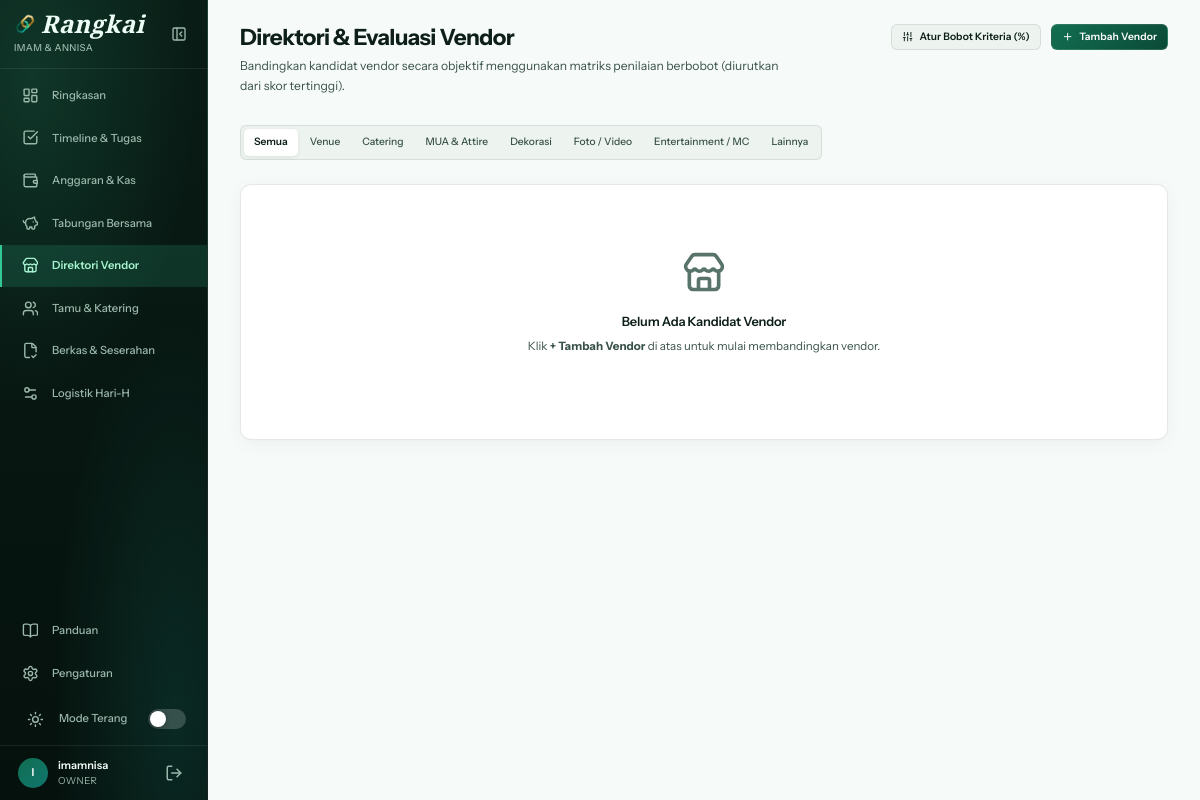
Page /vendors/ (signed in) on the committed database.
### core/models.py (models this page shows, shortened)
class Wedding(models.Model):
    groom_name = models.CharField('Nama Pengantin Pria', max_length=100)
    bride_name = models.CharField('Nama Pengantin Wanita', max_length=100)
    wedding_date = models.DateField('Tanggal Pernikahan', null=True, blank=True)
    total_budget = models.DecimalField(
        'Target Total Budget (Rp)',
        max_digits=15,
        decimal_places=0,
        default=0,
    )
    budget_style = models.CharField(
        'Wedding Style Preset',
        max_length=20,
        choices=[
            ('foodie', 'Foodie Focus'),
            ('aesthetic', 'Aesthetic Focus'),
            ('balanced', 'Standard Balanced'),
        ],
        default='balanced',
    )
    invite_code = models.CharField(
        'Kode Undangan Kolaborasi',
        max_length=8,
        unique=True,
        default=generate_invite_code,
    )
    members = models.ManyToManyField(
        settings.AUTH_USER_MODEL,
        through='WeddingMembership',
        related_name='weddings',
    )
    created_at = models.DateTimeField(auto_now_add=True)
    updated_at = models.DateTimeField(auto_now=True)
    class Meta:
        verbose_name = 'Wedding Workspace'
        verbose_name_plural = 'Wedding Workspaces'
        ordering = ['-created_at']
    @property
    def days_remaining(self):
        if not self.wedding_date:
            return None
        delta = self.wedding_date - timezone.now().date()
        return max(delta.days, 0)

class WeddingMembership(models.Model):
    ROLE_CHOICES = [
        ('owner', 'Owner'),
        ('co_owner', 'Co-Owner'),
        ('crew', 'Crew / Panitia'),
    ]
    user = models.ForeignKey(
        settings.AUTH_USER_MODEL,
        on_delete=models.CASCADE,
        related_name='wedding_memberships',
    )
    wedding = models.ForeignKey(
        Wedding,
        on_delete=models.CASCADE,
        related_name='memberships',
    )
    role = models.CharField(
        max_length=10,
        choices=ROLE_CHOICES,
        default='owner',
    )
    joined_at = models.DateTimeField(auto_now_add=True)
    class Meta:
        unique_together = ('user', 'wedding')
        verbose_name = 'Wedding Membership'

### vendors/views.py (the view)
# urls.py: path('', views.vendor_compare, name='compare'),
@login_required
@workspace_required
def vendor_compare(request):
    wedding = request.wedding
    vendors = VendorCandidate.objects.filter(wedding=wedding)
    category_filter = request.GET.get('category', '')
    if category_filter:
        vendors = vendors.filter(category=category_filter)
    vendor_groups = {}
    for v in vendors:
        cat = v.get_category_display()
        if cat not in vendor_groups:
            vendor_groups[cat] = []
        vendor_groups[cat].append(v)
    for cat in vendor_groups:
        vendor_groups[cat].sort(key=lambda x: x.weighted_total_score, reverse=True)
    first_vendor = VendorCandidate.objects.filter(wedding=wedding).first()
    weights = {
        'price': first_vendor.weight_price if first_vendor else 30,
        'quality': first_vendor.weight_quality if first_vendor else 30,
        'facility': first_vendor.weight_facility if first_vendor else 20,
        'reputation': first_vendor.weight_reputation if first_vendor else 20,
    }
    context = {
        'vendors': vendors,
        'vendor_groups': vendor_groups,
        'form': VendorCandidateForm(initial={
            'weight_price': weights['price'],
            'weight_quality': weights['quality'],
            'weight_facility': weights['facility'],
            'weight_reputation': weights['reputation'],
        }),
        'weights': weights,
        'category_filter': category_filter,
        'categories': VendorCandidate.CATEGORY_CHOICES,
    }
    return render(request, 'vendors/vendor_compare.html', context)

### templates/vendors/vendor_compare.html (shortened to what this page needs)
{% extends "base.html" %}
{% load humanize %}
{% block content %}
<div class="workspace-canvas" x-data="{ showForm: false, showWeights: false }">
  <div class="page-header fade-in" id="guide-vendors">
    <div>
      <h1>Direktori & Evaluasi Vendor</h1>
      <p class="page-subtitle">Bandingkan kandidat vendor secara objektif menggunakan matriks penilaian berbobot (diurutkan dari skor tertinggi).</p>
    </div>
    <div class="header-actions">
      <button class="btn btn-secondary btn-sm"
              @click="showWeights = !showWeights; if(showWeights) { showForm = false; $nextTick(() => { const el = document.getElementById('weights-panel'); el?.scrollIntoView({ behavior: 'smooth', block: 'center' }); el?.classList.add('highlight-pulse'); setTimeout(() => el?.classList.remove('highlight-pulse'), 2000); }); }">
        <i data-lucide="sliders"></i> Atur Bobot Kriteria (%)
      </button>
      <button class="btn btn-gold btn-sm"
              @click="showForm = !showForm; if(showForm) { showWeights = false; $nextTick(() => { const el = document.getElementById('vendor-form-panel'); el?.scrollIntoView({ behavior: 'smooth', block: 'center' }); el?.classList.add('highlight-pulse'); setTimeout(() => el?.classList.remove('highlight-pulse'), 2000); el?.querySelector('input[name=\'name\']')?.focus(); }); }">
        <i data-lucide="plus"></i>
        <span x-text="showForm ? 'Tutup Form' : 'Tambah Vendor'">Tambah Vendor</span>
      </button>
    </div>
  </div>
  <div id="vendor-list-section" style="display: flex; flex-direction: column; gap: 24px;">
    <div style="display: flex; justify-content: space-between; align-items: center; flex-wrap: wrap; gap: 12px;" id="guide-vendor-cards">
      <div class="filter-segmented" hx-boost="true" hx-target="#vendor-list-section" hx-select="#vendor-list-section" hx-swap="outerHTML show:none">
        <a href="{% url 'vendors:compare' %}" class="{% if not category_filter %}active{% endif %}">Semua</a>
        {% for key, label in categories %}
        <a href="?category={{ key }}" class="{% if category_filter == key %}active{% endif %}">{{ label }}</a>
        {% endfor %}
      </div>
    </div>
    <div style="display: flex; flex-direction: column; gap: 24px;">
      {% for cat_name, cat_vendors in vendor_groups.items %}
      <div class="surface-panel" x-data="{ open: true }">
        <div class="surface-panel-header" @click="open = !open" style="cursor: pointer; background: var(--wp-bg-surface-subtle);">
          <div style="display: flex; align-items: center; gap: 10px;">
            <h3 style="margin: 0; font-size: 1.15rem;">{{ cat_name }}</h3>
            <span class="status-pill">{{ cat_vendors|length }} vendor</span>
          </div>
          <i data-lucide="chevron-down" style="width: 16px; height: 16px; color: var(--wp-text-muted); transition: transform 0.25s cubic-bezier(0.16, 1, 0.3, 1); flex-shrink: 0;" :style="open && 'transform: rotate(180deg)'"></i>
        </div>
        <div class="surface-panel-body" x-show="open" x-transition x-cloak style="padding: 20px;">
          <style>
            .vendor-cards-grid {
              display: grid;
              grid-template-columns: repeat(4, minmax(0, 1fr));
              gap: 16px;
              align-items: stretch;
            }
            @media (max-width: 1200px) {
              .vendor-cards-grid { grid-template-columns: repeat(3, minmax(0, 1fr)); }
            }
            @media (max-width: 900px) {
              .vendor-cards-grid { grid-template-columns: repeat(2, minmax(0, 1fr)); }
            }
            @media (max-width: 580px) {
              .vendor-cards-grid { grid-template-columns: 1fr; }
            }
          </style>
          <div class="vendor-cards-grid">
            {% for vendor in cat_vendors %}
            {% include "vendors/partials/vendor_card.html" %}
            {% endfor %}
          </div>
        </div>
      </div>
      {% empty %}
      <div class="surface-panel">
        <div class="surface-panel-body">
          <div class="empty-state" style="padding: 48px; text-align: center;">
            <div class="empty-icon" style="margin-bottom: 12px;"><i data-lucide="store" style="width: 44px; height: 44px; color: var(--wp-text-muted);"></i></div>
            <h4 style="margin-bottom: 6px;">Belum Ada Kandidat Vendor</h4>
            <p class="text-secondary" style="font-size: 0.9rem;">Klik <strong>+ Tambah Vendor</strong> di atas untuk mulai membandingkan vendor.</p>
          </div>
        </div>
      </div>
      {% endfor %}
    </div>
  </div>
</div>
{% endblock %}

### templates/base.html (shortened to what this page needs)
{% load static %}
{% load humanize %}
<!DOCTYPE html>
<html lang="id">
<head>
  <link rel="stylesheet" href="{% static 'css/design-tokens.css' %}?v=41">
  <link rel="stylesheet" href="{% static 'css/main.css' %}?v=41">
  <link rel="stylesheet" href="https://cdn.jsdelivr.net/npm/driver.js@1.0.1/dist/driver.css" />
</head>
<body>
  {% block body %}
  <div class="app-shell" x-data="{
         collapsed: (localStorage.getItem('sidebarCollapsed') === null) ? window.innerWidth < 1100 : localStorage.getItem('sidebarCollapsed') === 'true',
          isMobile: window.innerWidth <= 768,
          drawerOpen: false,
          touchX: null,
          get rail() { return this.collapsed && !this.isMobile; },
          init() {
            const mq = window.matchMedia('(max-width: 768px)');
            const sync = () => { this.isMobile = mq.matches; if (!mq.matches) this.drawerOpen = false; };
            mq.addEventListener('change', sync); sync();
            window.addEventListener('toggle-drawer', () => { this.drawerOpen = !this.drawerOpen; });
            window.addEventListener('close-drawer', () => { this.drawerOpen = false; });
            this.$watch('drawerOpen', v => { document.body.classList.toggle('drawer-open', v); if (v) this.$nextTick(() => { if (window.lucide) lucide.createIcons(); }); });
          },
         isDark: document.documentElement.getAttribute('data-theme') === 'dark',
         inspectorOpen: false,
         inspectorTitle: '',
         toggleTheme() {
           this.isDark = !this.isDark;
           const newTheme = this.isDark ? 'dark' : 'light';
           document.documentElement.setAttribute('data-theme', newTheme);
           localStorage.setItem('theme', newTheme);
           this.$nextTick(() => { if (window.lucide) lucide.createIcons(); });
           window.dispatchEvent(new CustomEvent('themeChanged', { detail: { theme: newTheme } }));
         },
         openInspector(title, content) {
           this.inspectorTitle = title || 'Details';
           if (content) {
             document.getElementById('inspectorContent').innerHTML = content;
           }
           this.inspectorOpen = true;
           this.$nextTick(() => { if (window.lucide) lucide.createIcons(); });
         },
         closeInspector() {
           this.inspectorOpen = false;
         }
       }" @open-inspector.window="openInspector($event.detail.title, $event.detail.content)"
    @close-inspector.window="closeInspector()">
    <aside class="sidebar" id="sidebar" :class="{ 'collapsed': rail, 'open': drawerOpen }"
      @keydown.escape.window="drawerOpen = false"
      @touchstart.passive="touchX = $event.touches[0].clientX"
      @touchend.passive="if (isMobile && touchX !== null && touchX - $event.changedTouches[0].clientX > 60) drawerOpen = false; touchX = null">
      <div class="sidebar-brand">
        <a href="{% url 'core:dashboard' %}" class="brand-link" x-show="!rail">
          <div class="brand-info">
            <div class="brand-title-row">
              <img src="{% static 'img/logo.svg' %}?v=21" alt="Rangkai Logo" class="brand-logo-icon" />
              <span class="brand-text">Rangkai</span>
            </div>
            {% if wedding %}
            <div class="couple-names">
              {{ wedding.groom_name|title }} & {{ wedding.bride_name|title }}
            </div>
            {% endif %}
          </div>
        </a>
        <button type="button"
                class="sidebar-collapse-btn"
                @click="collapsed = !collapsed; localStorage.setItem('sidebarCollapsed', collapsed); setTimeout(() => lucide.createIcons(), 50); setTimeout(() => window.dispatchEvent(new Event('resize')), 350);"
                :title="rail ? 'Perluas Sidebar' : 'Kecilkan Sidebar'"
                :aria-label="rail ? 'Perluas Sidebar' : 'Kecilkan Sidebar'">
          <i x-show="!rail" data-lucide="panel-left-close" style="width: 16px; height: 16px;"></i>
        </button>
      </div>
      <nav class="sidebar-nav" hx-boost="true" hx-target=".main-content" hx-select=".main-content" hx-swap="outerHTML show:top" hx-sync="this:replace">
        <a href="{% url 'core:dashboard' %}"
          class="{% if request.path == '/' or request.path == '/dashboard/' %}active{% endif %}">
          <span class="nav-icon"><i data-lucide="layout-dashboard"></i></span> <span class="nav-text">Ringkasan</span>
        </a>
        <a href="{% url 'operations-checklist:checklist' %}"
          class="{% if '/checklist/' in request.path and '/details/' not in request.path %}active{% endif %}">
          <span class="nav-icon"><i data-lucide="check-square"></i></span> <span class="nav-text">Timeline & Tugas</span>
        </a>
        <a href="{% url 'finances:dashboard' %}"
          class="{% if '/budgets/' in request.path and '/savings/' not in request.path %}active{% endif %}">
          <span class="nav-icon"><i data-lucide="wallet"></i></span> <span class="nav-text">Anggaran & Kas</span>
        </a>
        <a href="{% url 'finances:savings_tracker' %}" class="{% if '/savings/' in request.path %}active{% endif %}">
          <span class="nav-icon"><i data-lucide="piggy-bank"></i></span> <span class="nav-text">Tabungan Bersama</span>
        </a>
        <a href="{% url 'vendors:compare' %}" class="{% if '/vendors/' in request.path %}active{% endif %}">
          <span class="nav-icon"><i data-lucide="store"></i></span> <span class="nav-text">Direktori Vendor</span>
        </a>
        <a href="{% url 'guests:list' %}" class="{% if '/guests/' in request.path %}active{% endif %}">
          <span class="nav-icon"><i data-lucide="users"></i></span> <span class="nav-text">Tamu & Katering</span>
        </a>
        <a href="{% url 'operations-checklist:detail_checklists' %}"
          class="{% if '/details/' in request.path %}active{% endif %}">
          <span class="nav-icon"><i data-lucide="file-check-2"></i></span> <span class="nav-text">Berkas & Seserahan</span>
        </a>
        <a href="{% url 'operations-hub:operations_hub' %}"
          class="{% if '/operations/' in request.path %}active{% endif %}">
          <span class="nav-icon"><i data-lucide="settings-2"></i></span> <span class="nav-text">Logistik Hari-H</span>
        </a>
        <a href="{% url 'core:guide' %}" class="{% if '/guide/' in request.path %}active{% endif %}"
          style="margin-top: auto;">
          <span class="nav-icon"><i data-lucide="book-open"></i></span> <span class="nav-text">Panduan</span>
        </a>
        <a href="{% url 'core:settings' %}" class="{% if '/settings/' in request.path %}active{% endif %}">
          <span class="nav-icon"><i data-lucide="settings"></i></span> <span class="nav-text">Pengaturan</span>
        </a>
        <div class="sidebar-theme-toggle-row" @click="toggleTheme()"
          :title="isDark ? 'Beralih ke Mode Terang' : 'Beralih ke Mode Gelap'">
          <span class="nav-icon"><i :data-lucide="isDark ? 'moon' : 'sun'"></i></span>
          <span class="nav-text" x-show="!rail" x-text="isDark ? 'Mode Gelap' : 'Mode Terang'">Mode Gelap</span>
          <div class="theme-switch" x-show="!rail">
            <span class="theme-switch-slider" :class="{ 'active': isDark }"></span>
          </div>
        </div>
      </nav>
      <div class="sidebar-footer" :style="rail ? 'padding: 16px 8px;' : ''">
        {% if user.is_authenticated %}
        <div class="user-profile-row">
          <div class="user-info" x-show="!rail">
            <div class="user-avatar">
              {{ user.username|first|upper }}
            </div>
            <div class="user-text">
              <div class="user-name">
                {{ user.username }}
              </div>
              {% if wedding_role %}
              <div class="user-role">
                {{ wedding_role }}
              </div>
              {% endif %}
            </div>
          </div>
          <a href="{% url 'core:logout' %}" class="btn btn-ghost logout-btn" title="Logout"
            :style="rail ? 'width: 100%; display: flex; justify-content: center;' : ''">
            <i data-lucide="log-out" style="width: 18px; height: 18px;"></i>
          </a>
        </div>
        {% endif %}
      </div>
    </aside>
    <main class="main-content" :class="{ 'collapsed': rail }">
      {% block content %}{% endblock %}
    </main>
      </div>
  {% endblock %}
</body>
</html>

### rows in the picture
Wedding: groom_name "IMAM", bride_name "ANNISA"
WeddingMembership: role "OWNER"

### other values in the picture
{{ user.username|first|upper }} "I"
{{ user.username }} "imamnisa"
{{ label }} "Venue" "Catering" "MUA & Attire" "Dekorasi" "Foto / Video" "Entertainment / MC" "Lainnya"
